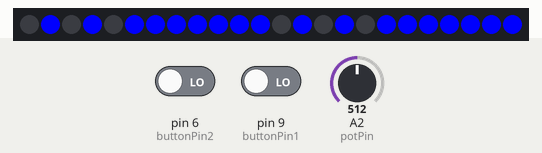
Simulated run of this sketch. Board: Arduino Uno, built with avr-gcc and run on an emulated ATmega328P. On the bench: 24 RGB LEDs in strip order, left to right. The inputs (shaded band) are chosen by the test bench; at power-on: A2 (potPin) = 512, pin 6 (buttonPin2) LOW, pin 9 (buttonPin1) LOW. Dim RGB values are drawn brighter than linear.

Above: at 1.2 s.
1.3 s: A2 (potPin) set to 690
At 1.8 s:
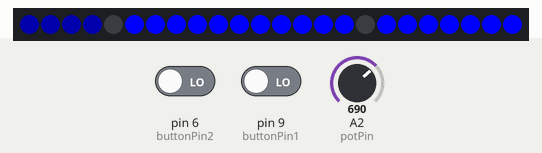
2.8 s: A2 (potPin) set to 711
At 4.0 s:
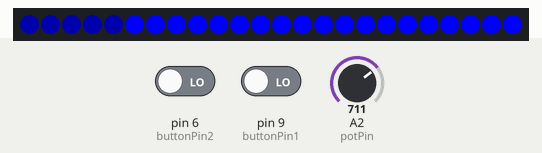
4.3 s: A2 (potPin) set to 900
At 5.3 s:
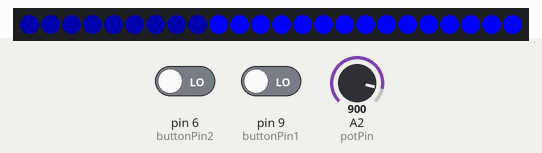
5.8 s: pin 6 (buttonPin2) driven HIGH and pin 9 (buttonPin1) driven HIGH
At 6.3 s:
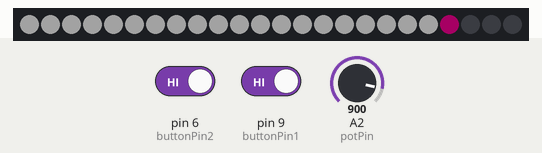
7.3 s: pin 6 (buttonPin2) driven LOW
At 8.5 s:
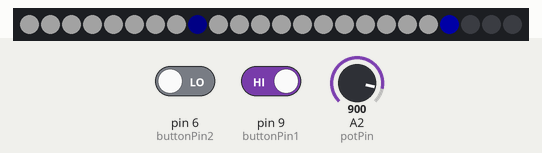
8.8 s: A2 (potPin) set to 979
At 9.7 s:
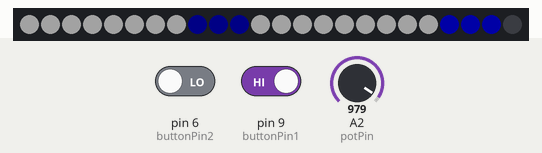
10.3 s: A2 (potPin) set to 1003
Timing chart, 0 to 12.8 s (numbered marks = the images above; inputs shaded):
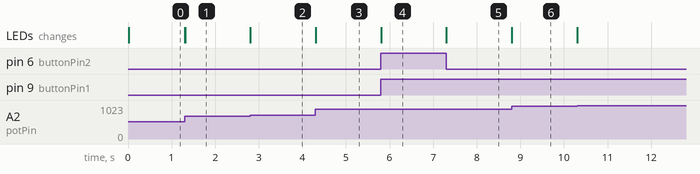

Measured:
- the behaviour switches between 700 and 701 on A2 (potPin) (found by bisection; images 1 and 2)
- after the input at 1.3 s, the LEDs: first change at once (image 1 shows a later state)
- after the input at 2.8 s, the LEDs: change at once (image 2)
- after the input at 4.3 s, the LEDs: first change at once (image 3 shows a later state)
- after the input at 5.8 s, the LEDs: change at once (image 4)
- after the input at 7.3 s, the LEDs: change at once (image 5)
- after the input at 8.8 s, the LEDs: first change at once (image 6 shows a later state)

The sketch:

NeoPixel_Potentio_Controller_Tryout3.ino
```cpp
// Arduino code for Neopixel LED controller
// using a potentiometer and switch button
// (C) Ismail Uddin, 2015
// www.scienceexposure.com

#include <Adafruit_NeoPixel.h>
#define PIN 3
Adafruit_NeoPixel strip = Adafruit_NeoPixel(24, PIN, NEO_GRB + NEO_KHZ800);

int buttonPin1 = 9;
int buttonPin2 = 6;
int buttonState1 = 0;
int buttonState2 = 0;
int potPin = 2;

int val = 0;
int reading = 0;
int x;
int prevVal = 0;
int t;
int potValue = 0;

float alpha = 0.2;
int ema_s = 0;
int prev=0;

void setup() {
  pinMode(buttonPin1, INPUT);
  pinMode(buttonPin2, INPUT);
  strip.begin();
  strip.show();

}

void loop() {

  buttonState1 = digitalRead(buttonPin1);
  buttonState2 = digitalRead(buttonPin2);
  reading = analogRead(potPin);

  reading = (alpha*reading) + ((1-alpha)*prev);
  prev=reading;
  val = (reading/1024.0) * 25;

  if ((buttonState1 && buttonState2) == HIGH) {
    strip.setBrightness(40);

      for ( x = 0; x < val; x++)
      {
       strip.setPixelColor(x,255,0,150);
       t=x-1;
       strip.setPixelColor(t, strip.Color(222,222,222));

      }
      for (x=val; x<25; x++)
      {
        strip.setPixelColor(x,0,0,0);
        strip.show();
      }
  }

  if ((buttonState1 && buttonState2) == LOW) {

      potValue = val-1; // THIS IS THE VALUE FOR YOU SUBBU :D

      strip.setPixelColor(potValue,0,0,250);

      if (potValue < 12) {
        strip.setPixelColor(potValue+12,0,0,250);
      }
      if (potValue >= 12) {
        strip.setPixelColor(potValue-12,0,0,50);
      }

      strip.show();
      /*
      for (x=0; x<strip.numPixels(); x++)
      {
        strip.setPixelColor(x,0,150,0);
        strip.show();
      }*/
  }

}
```
